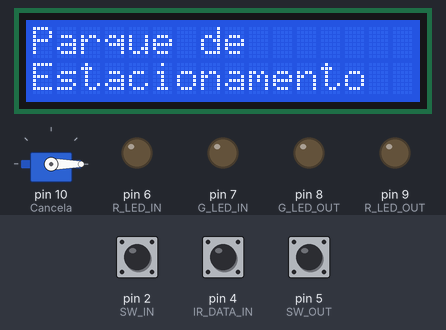
Simulated run of this sketch. Board: Arduino Uno, built with avr-gcc and run on an emulated ATmega328P. Shown: 16×2 character LCD, servo, output pins drawn as LEDs (lit = HIGH). The test bench sets the inputs (shaded band); at power-on: pin 2 (SW_IN) HIGH, pin 4 (IR_DATA_IN) LOW, pin 5 (SW_OUT) HIGH. What the sketch prints to the serial monitor is not drawn.

Above: at 1.1 s.
At 4.2 s:
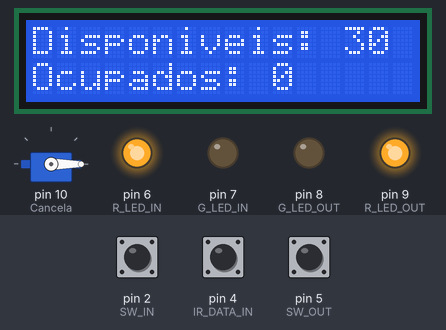
4.3 s: pin 2 (SW_IN) pulled LOW for 0.15 s
At 5.5 s:
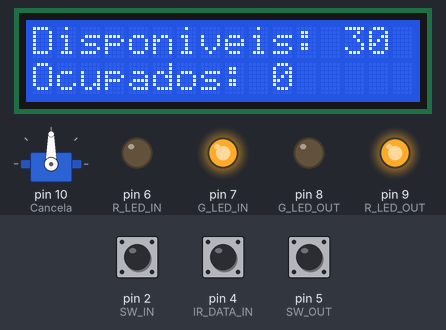
5.9 s: pin 4 (IR_DATA_IN) pulsed HIGH 2 times (0.12 s each, 0.3 s apart)
At 7.1 s:
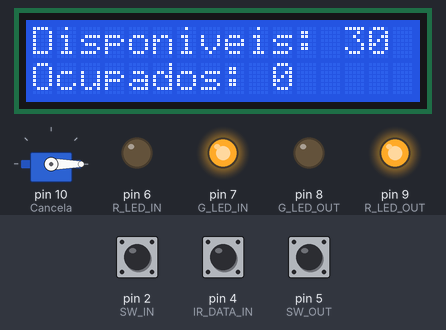
Timing chart, 0 to 15.9 s (numbered marks = the images above; inputs shaded):
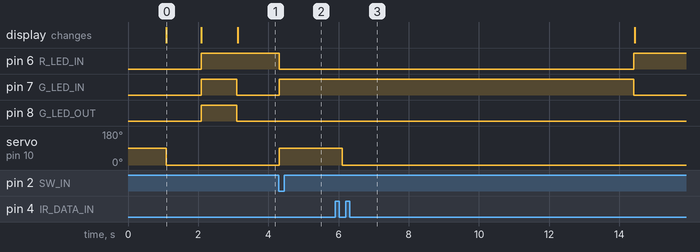

The sketch:

sketch_oct3a.ino
```cpp
/************************************************************
*                                                           *
*   Trabalho Prático - Cancela de Parque de Estacionamento  *
*                                                           *
*                    Haridian Sanz Lopes                    *
*                                                           *
************************************************************/
#include <Servo.h>

#include <Wire.h>
#include <LCD.h>
#include <LiquidCrystal_I2C.h>

int IR_DATA_IN = 4;
int flagsensor = 0;

int contadorLugares = 30;
int contadorOcupados = 0;
int memoriaLugares = 30;
int memoriaOcupados = 0;

const int Cancela=10; // Pino do servomotor
Servo Motor1;

const int R_LED_IN=6; // LED vermelho de entrada
const int G_LED_IN=7; // LED verde de entrada
const int G_LED_OUT=8; // LED verde de saída
const int R_LED_OUT=9; // LED vermelho de saída

int SW_IN=2; // Botão de pressão de entrada para abrir a cancela
int VALOR_SW_IN; // variável para o valor do pino de abrir a cancela na entrada

int SW_OUT=5; // Botão de pressão de saída para abrir a cancela
int VALOR_SW_OUT; // variável para o valor do pino de abrir a cancela na saída

int m_leds=0; // memoria dos leads

int tempo=0;

LiquidCrystal_I2C lcd(0x27,2,1,0,4,5,6,7);

void setup() {
  // put your setup code here, to run once:
  pinMode (Cancela, OUTPUT);

  pinMode (R_LED_IN, OUTPUT);
  pinMode (G_LED_IN, OUTPUT);
  pinMode (G_LED_OUT, OUTPUT);
  pinMode (R_LED_OUT, OUTPUT);

  pinMode (SW_IN, INPUT_PULLUP);

  pinMode (SW_OUT, INPUT_PULLUP);

  lcd.setBacklightPin(3,POSITIVE);
  lcd.setBacklight(HIGH);
  lcd.begin (16,2);
  lcd.clear();

  //Teste para abrir e fechar a cancela
  Motor1.attach(Cancela);
  Motor1.write (90);
  delay (1000);
  Motor1.write (0);

  //Teste para verificar que funciona o LCD
  lcd.setCursor(0,0);
  lcd.print("Parque de");
  lcd.setCursor (0,1);
  lcd.print("Estacionamento");
  delay (1000);
  lcd.clear();

  //Teste para verificar que funcionam os leds
  digitalWrite(G_LED_IN, HIGH);
  digitalWrite(G_LED_OUT, HIGH);
  digitalWrite(R_LED_IN, HIGH);
  digitalWrite(R_LED_OUT, HIGH);
  delay (1000);
  digitalWrite(G_LED_IN, LOW);
  digitalWrite(G_LED_OUT, LOW);
  digitalWrite(R_LED_IN, LOW);
  digitalWrite(R_LED_OUT, LOW);

  Serial.begin(9600);
}

void loop() {

  if (digitalRead(SW_IN) == LOW) // loop para o botão de entrada
  {
    if (contadorLugares >= 1 && contadorLugares <= memoriaLugares)
    {
      digitalWrite(G_LED_IN, HIGH);
      digitalWrite(G_LED_OUT, LOW);
      digitalWrite(R_LED_IN, LOW);
      digitalWrite(R_LED_OUT, HIGH);

      Motor1.write(90);

      do
      {
        tempo++;
        delay (100);

        if (digitalRead(IR_DATA_IN) == HIGH && flagsensor==0)
        {
        contadorLugares--;
        contadorOcupados++;
        flagsensor=1;
        }

        if (digitalRead(IR_DATA_IN) == LOW  && flagsensor==1)
        {
        Motor1.write(0);
        flagsensor=0;
        }

        if (flagsensor==0 && tempo>=100)
        {
        Motor1.write(0);
        flagsensor=0;
        }
      } while (tempo <=100 || flagsensor==1);

      flagsensor=0;
      tempo=0;

    }
  }

  if (digitalRead(SW_IN) == HIGH && digitalRead(SW_OUT) == HIGH)
    {
      digitalWrite(G_LED_IN, LOW);
      digitalWrite(G_LED_OUT, LOW);
      digitalWrite(R_LED_IN, HIGH);
      digitalWrite(R_LED_OUT, HIGH);
    }

  if (digitalRead(SW_OUT) == LOW) // loop para o botão de saída
  {
    if (contadorLugares >= 1 && contadorLugares <= memoriaLugares)
    {
      digitalWrite(G_LED_IN, LOW);
      digitalWrite(G_LED_OUT, HIGH);
      digitalWrite(R_LED_IN, LOW);
      digitalWrite(R_LED_OUT, LOW);
      Motor1.write(90);

      do
      {
        tempo++;
        delay (100);

        if (digitalRead(IR_DATA_IN) == HIGH && flagsensor==0)
        {
        contadorLugares++;
        contadorOcupados--;
        flagsensor=1;
        }

        if (digitalRead(IR_DATA_IN) == LOW  && flagsensor==1)
        {
        Motor1.write(0);
        flagsensor=0;
        }

        if (flagsensor==0 && tempo>=100)
        {
        Motor1.write(0);
        flagsensor=0;
        }
      } while (tempo <=100 || flagsensor==1);

      flagsensor=0;
      tempo=0;
    }
  }

  // Mostrar os lugares disponíveis no Serial Monitor. Código adicionado para facilitar a configuração e verificação do lcd.print
  Serial.print("Disponíveis: ");
  Serial.println(contadorLugares);
  Serial.print("Ocupados: ");
  Serial.println(contadorOcupados);

  // Mostrar os lugares disponíveis no LCD
  lcd.setCursor(0,0);
  lcd.print("Disponiveis: " + String(contadorLugares));
  lcd.setCursor (0,1);
  lcd.print("Ocupados: " + String(contadorOcupados));
  lcd.print("  ");
}
```

Measured:
- after the input at 4.3 s, pin 6 (R_LED_IN): HIGH → LOW at once; pin 7 (G_LED_IN): LOW → HIGH at once; servo on pin 10 (Cancela): 0° → 90° at once
- after the input at 5.9 s, servo on pin 10 (Cancela): 90° → 0° after 0.21 s instead of 8.4 s
- what the display in image 0 shows lasts 1.0 s, from 1.1 s to 2.1 s
